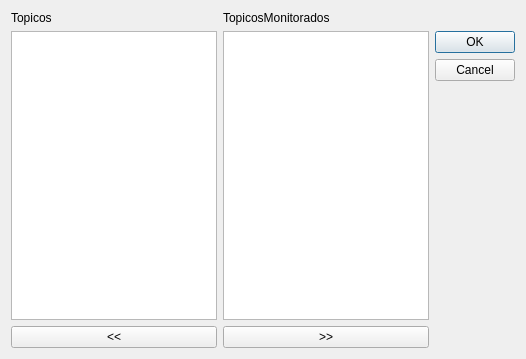
<?xml version="1.0" encoding="UTF-8"?>
<ui version="4.0">
 <class>ConfiguracaoAmbienteROS</class>
 <widget class="QDialog" name="ConfiguracaoAmbienteROS">
  <property name="geometry">
   <rect>
    <x>0</x>
    <y>0</y>
    <width>526</width>
    <height>359</height>
   </rect>
  </property>
  <property name="windowTitle">
   <string>Dialog</string>
  </property>
  <layout class="QGridLayout" name="gridLayout">
   <item row="2" column="4">
    <widget class="QDialogButtonBox" name="buttonBoxAceita">
     <property name="orientation">
      <enum>Qt::Vertical</enum>
     </property>
     <property name="standardButtons">
      <set>QDialogButtonBox::Cancel|QDialogButtonBox::Ok</set>
     </property>
    </widget>
   </item>
   <item row="2" column="1">
    <widget class="QListWidget" name="listWidgetTopicos"/>
   </item>
   <item row="2" column="3">
    <widget class="QListWidget" name="listWidgetTopicosMonitorados"/>
   </item>
   <item row="0" column="3">
    <widget class="QLabel" name="labelTopicosMonitorados">
     <property name="text">
      <string>TopicosMonitorados</string>
     </property>
    </widget>
   </item>
   <item row="0" column="1">
    <widget class="QLabel" name="labelTopicos">
     <property name="text">
      <string>Topicos</string>
     </property>
    </widget>
   </item>
   <item row="3" column="1">
    <widget class="QPushButton" name="pushButtonRemove">
     <property name="text">
      <string>&lt;&lt;</string>
     </property>
    </widget>
   </item>
   <item row="3" column="3">
    <widget class="QPushButton" name="pushButtonAdiciona">
     <property name="text">
      <string>&gt;&gt;</string>
     </property>
    </widget>
   </item>
  </layout>
 </widget>
 <resources/>
 <connections>
  <connection>
   <sender>buttonBoxAceita</sender>
   <signal>accepted()</signal>
   <receiver>ConfiguracaoAmbienteROS</receiver>
   <slot>accept()</slot>
   <hints>
    <hint type="sourcelabel">
     <x>248</x>
     <y>254</y>
    </hint>
    <hint type="destinationlabel">
     <x>157</x>
     <y>274</y>
    </hint>
   </hints>
  </connection>
  <connection>
   <sender>buttonBoxAceita</sender>
   <signal>rejected()</signal>
   <receiver>ConfiguracaoAmbienteROS</receiver>
   <slot>reject()</slot>
   <hints>
    <hint type="sourcelabel">
     <x>316</x>
     <y>260</y>
    </hint>
    <hint type="destinationlabel">
     <x>286</x>
     <y>274</y>
    </hint>
   </hints>
  </connection>
 </connections>
</ui>
